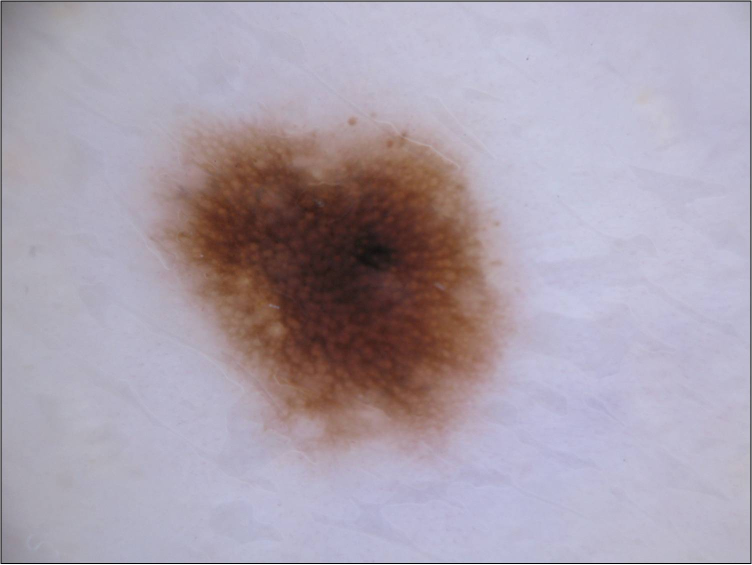
#> input picture IMA205 - Apprentissage pour l'image et la reconnaissance d'objets/TP2_Unsupervised_Learning/nevus.jpg, 1504 x 1129 px, found by its file name (shown at 1/2 size); its folder holds only this picture in this run
$ jupyter execute --allow-errors 2022_TP_Unsupervised_2_NMF_kmeans_Lucas_SOUSA.ipynb   (older library calls are emulated)
#> lines starting #> are read from the running program, lines starting #| are printed output that depends on the picture; after the words box and inside, x2 and y2 are one past the last pixel; in counts of white or black regions, pixels touching at a corner belong together
Lucas Oliveira Machado de Sousa

## Practical Session - Unsupervised Learning

This Practical session is about unsupervised learning. We will use the dimensionality reduction and clustering techniques presented this morning to analyze both toy examples and real images.

Please answer the questions and complete the code where you see (`XXXXXXXXXX`).

First let's load the functions we will use

[cell 1]
import numpy as np
import numpy.matlib
import math
import matplotlib.pyplot as plt
plt.close('all')

from sklearn.model_selection import train_test_split
from sklearn.neighbors import KNeighborsClassifier
from sklearn.decomposition import NMF
from sklearn.cluster import KMeans
from sklearn.decomposition import PCA
from sklearn.decomposition import FastICA

from scipy import linalg as LA
from scipy.stats import ortho_group
from scipy.stats import gennorm

from skimage.io import imread
from skimage.transform import resize
from skimage.transform import rescale
from skimage import img_as_bool

from mpl_toolkits.axes_grid1 import AxesGrid
from scipy.spatial.distance import dice
from skimage.measure import find_contours

from scipy.io import loadmat

# I - Dimensionnality reduction: NMF

## I - 1) Dataset

You will first work on the same face images as during the practical work 1.

Load the original images present in the files *'YaleB\_32x32.mat'*. This is a small part of the freely available Extended Yale Face Database B downloaded from http://www.cad.zju.edu.cn/home/dengcai/Data/FaceData.html. It contains 2414 cropped images resized to 32x32 pixels. Every image is represented as a vector 1x1024 and all images are stacked in a matrix called data. There are 38 subjects with around 64 near frontal images per individual under different illumination conditions. Once loaded and normalised the data, such that the pixels are between 0 and 1, you can plot images using the function *'imshow'*.

**Goal**

The goal of this part is to evaluate the performance of the dimensionality reduction techniques presented this morning for face recognition. We divide the data-set into two parts, training and test. For every dimensionality reduction technique, you will first extract a set of basis images from your training data-set. Then, you will project the test subjects in this new basis and use the nearest neighbor algorithm to evaluate the performance of the dimensionality reduction technique.

Let's load the data and define a function to plot the faces. If you do not remember how the dataset is constituted, please refer to the previous practical work.

[cell 2]
'''if 'google.colab' in str(get_ipython()):
  from google_drive_downloader import GoogleDriveDownloader as gdd
  gdd.download_file_from_google_drive(file_id='1rgICXtcIAgDqSoHnNXNZMD_iNABF3RZA',
  dest_path='./YaleB_32x32.mat')
else:
  print('You are not using Colab. Please define working_dir with the absolute' path to the folder where you downloaded the data')'''

# The google drive download isn't working, it looks like the file isn't shared to public

# Please modify working_dir only if you are using your Anaconda (and not Google Colab)
Working_directory="./"

#> (a cell that did not finish here is left out)

## I - 2) NNMF

Here you will test Non-negative Matrix factorization. The basis images of the training are in the matrix $W_{train}$ and the scores (or coefficients) to test the performance in $H_{train}$. The test scores are computed as $H_{test}=W_{train}^{-1}X_{test}$.

**Question**

1. Use the scikit-learn implementation to test the performance.
2. Plot the basis images and compare them with respect to the basis images obtained using PCA and ICA in the last practical work. What can you say ?
3. What about the performances of NNMF, i.e. computational time and classification accuracy ? Is it better or worse than the other methods ? Why ?
4. Do you think that it is a food idea to use a PCA before the NMF algorithm? Why?

**Answers:** \\
2. A basis $w_j$ represents part of the data and is either present ($h_i(j) > 0$) or not ($h_i(j) = 0$). In PCA or ICA, on the other hand, the basis reflect features of an image uniformly. \\
3. Comparing to the results obtained in the previous lab session, the NNMF obtains a better classification accuracy. NNMF is slower than PCA, but its speed can be improved by updating W several times before updating H. In this way you do not need to recompute $HH^T$ and $XH^T$.
4. No, because it'll make us lose the interpretability of the results of the NMF analysis (a basis won't represent part of the data anymore, since the data is projected in the PCA basis).

[cell 4]
# NNMF (scikit-learn implementation)
Ncomponents = 100
model = NMF(init='random', solver='mu', n_components=Ncomponents, tol=1e-3,max_iter=300, random_state=0)
#> (the rest of this cell did not finish here and is left out)

Implement your own implementation in `NNMFLecture` following the lecture slides. Complete the missing lines (`XXXXXXXXXX`)

[cell 5]
# [75 lines left out: function NNMFLecture, not called in this run]

[cell 6]
# NNMF (your own implementation)
Ncomponents = 100
#> (the rest of this cell did not finish here and is left out)

## I-3) ICA and NNMF in the presence of noise

We will now compare ICA and NNMF results in the presence of noise within the dataset. Please note that during the class on ICA, the dataset $X$ was assumed to be noiseless: we were looking for a decomposition such that $X = AS$, and not $X = AS + N$, where $N$ would be a noise term.

1. How do you think that ICA might behave in the presence of noise? You might in particular consider the case of a Gaussian noise N.
2. On the other hand, do you think that NNMF behaves better? If so, for what kind of noises?

**Answers**:
1. To perform ICA, we assume that all $s_j^T$ are not Gaussian, otherwise the matrices S and A can't be recovered, therefore ICA's  accuracy would be significantly reduced in the presence of a strong gaussian noise. \\
2. Yes, it'll probably behave better. The L2-norm used in the minimization problem in NNMF assumes additive Gaussian noise.

In the following, we will try to compare the behavior of ICA and NNMF in the presence of noise. Do the following:
- add some Gaussian noise to both the training and the testing dataset.
- apply both NNMF and ICA (the second architecture you implemented in the previous practical work) on the noisy dataset. For both, you can use 250 features.
- use the NN algorithm to classify the images from the features extracted from ICA and NNMF.

Redo the same for different noise levels. Plot a curve of the classification accuracy when either ICA or NNMF are used as pre-processing steps. Comment your results.

[cell 7]
sigmaTab = np.array([0,0.05,0.1,0.15,0.2,0.25,0.3,0.4,0.5])
scoreNMF = np.zeros(len(sigmaTab))
scoreICA = np.zeros(len(sigmaTab))
scoreICA1 = np.zeros(len(sigmaTab))

#> (the rest of this cell did not finish here and is left out)

[cell 8]
plt.figure(),plt.plot(sigmaTab,scoreNMF)
plt.plot(sigmaTab,scoreICA)
plt.legend(['NMF','ICA'])
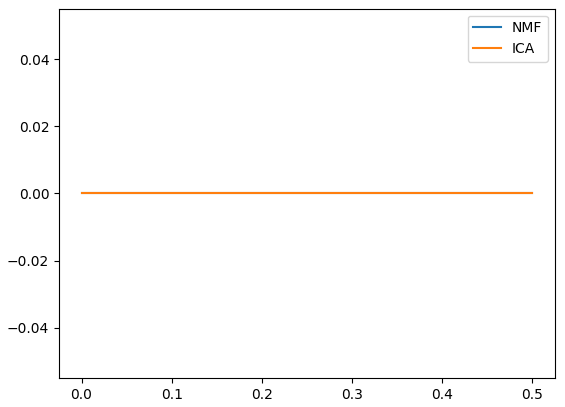
#> figure drawn by matplotlib, 1 panel

We can see that for weak and medium noise values the NMF is indeed better than ICA method. There's a sudden decrease in accuracy that happens much faster (relative to the noise variance) in the ICA than in the NMF, but when the noise is too string both methods fail similarly.

# II - Clustering: K-means

We will now work on the K-means algorithm. First, the K-means algorithm will be used to cluster the toy examples datasets of the first practical work. Then, it will be used to segment real images.

## II - 1) Toy examples

Let us first define the toy examples.

[cell 9]
def generate_scenario(scenario=3, n_samples0 = 100, n_samples1 = 30):

    y = np.concatenate((np.zeros([n_samples0,1]) , np.ones([n_samples1,1])) , axis=0)

    if scenario == 1:
        # Separate Gaussian
        mean0 = [2, 3]
        mean1 = [12, 14]
        cov0 = [[1, 1.5], [1.5 ,3]]
        cov1 = 2 ** 2 * np.eye(2)
        X0 = np.random.multivariate_normal(mean0, cov0, n_samples0, check_valid='raise')
        X1 = np.random.multivariate_normal(mean1, cov1, n_samples1, check_valid='raise')

    elif scenario == 2:
        # Overlapping Gaussian
        mean0 = [2, 3]
        mean1 = [5, 7]
        cov0 = [[1, 1.5], [1.5 ,3]]
        cov1 = [[2, 3], [3 ,6]]
        X0 = np.random.multivariate_normal(mean0, cov0, n_samples0, check_valid='raise')
        X1 = np.random.multivariate_normal(mean1, cov1, n_samples1, check_valid='raise')


    elif scenario == 3:
        # Overlapping Gaussian
        mean0 = [0, 0]
        mean1 = [0, 0]
        cov0 = [[50, 15], [15, 6]]#cov0 = [[50, 4], [4, 2]]
        cov1 = [[2, 0], [0 ,50]]#cov1 = [[2, 0], [0 ,50]]
        X0 = np.random.multivariate_normal(mean0, cov0, n_samples0, check_valid='raise')
        X1 = np.random.multivariate_normal(mean1, cov1, n_samples1, check_valid='raise')


    elif scenario == 4:
        # Circles
        # 1 circle
        angle0=np.linspace(0, 2 * np.pi, n_samples0);
        X0=np.vstack((8*np.cos(angle0) , 8*np.sin(angle0))).T

        # 2 circle
        angle1=np.linspace(0, 2 * np.pi, n_samples1);
        X1=np.vstack((2*np.cos(angle1) , 2*np.sin(angle1))).T

    return X0,X1,y

# [36 lines left out: function plotResults, not called in this run]


def frontiere(model, X, y, step=50):

    labels = np.unique(y)

    min_tot = np.min(X)
    max_tot = np.max(X)
    delta = (max_tot - min_tot) / step
    xx, yy = np.meshgrid(np.arange(min_tot, max_tot, delta),
                         np.arange(min_tot, max_tot, delta))
    z = np.array( model.predict(np.c_[xx.ravel(), yy.ravel() ]) )
    z = z.reshape(xx.shape)

    plt.imshow(z, origin='lower', extent=[min_tot, max_tot, min_tot, max_tot],
               interpolation="mitchell", cmap='RdBu')

    cbar = plt.colorbar(ticks=labels)
    cbar.ax.set_yticklabels(labels)

    plt.scatter(X[np.where(yKmeans == 0)[0],0],X[np.where(yKmeans == 0)[0],1],c='r', label='Predicted class 0')
    plt.scatter(X[np.where(yKmeans == 1)[0],0],X[np.where(yKmeans == 1)[0],1],c='b', label='Predicted class 1')

    plt.ylim([min_tot, max_tot])
    plt.xlim([min_tot, max_tot])

Now, create the data we will use.

[cell 10]
## Choose the scenarioIndex (value between 1 and 4)
scenarioIndex = 4
##

X0,X1,y = generate_scenario(scenario=scenarioIndex, n_samples0 = 350, n_samples1 = 350)
X=np.concatenate((X0,X1),axis=0)

plt.figure(figsize=(6, 6))
plt.scatter(X0[:,0],X0[:,1],c='r', label='Class 0')
plt.scatter(X1[:,0],X1[:,1],c='b', label='Class 1')
plt.title('Original data')
plt.legend()
plt.show()
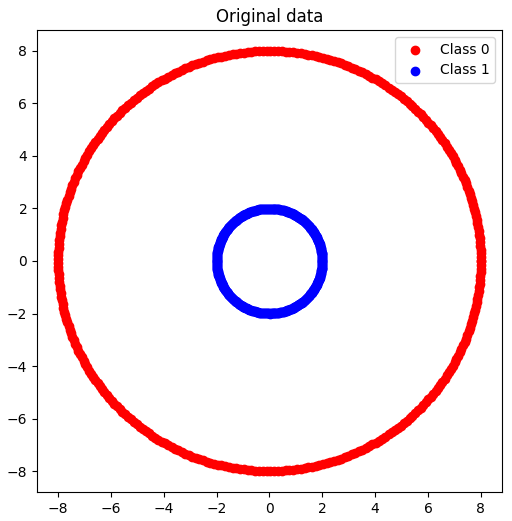
#> figure drawn by matplotlib, 1 panel

Use the K-means to find the different clusters in the dataset. K-means will be used on X and we will check whether it can well separate the two classes.

**Question:**
1. Does it work well in all scenarios ? Why ? Is it always easy to define the correct number of clusters ?

**Answers**: No, not always. As we can see in SKLearn User Guide, K-Means tries to minimize inertia, and "Inertia makes the assumption that clusters are convex and isotropic, which is not always the case. It responds poorly to elongated clusters, or manifolds with irregular shapes." \\
As for the number of clusters, it's not easy to define, but for harder cases there are some heuristics that could be used, such as the elbow method.

[cell 11]
## K-means
Ncluster= 2 # choose a number of clusters
kmeans=KMeans(n_clusters=Ncluster)
yKmeans=kmeans.fit_predict(X)

plt.figure(figsize=(17, 6))
plt.subplot(131)
plt.scatter(X[np.where(y == 0)[0],0],X[np.where(y == 0)[0],1],c='r', label='Class 0')
plt.scatter(X[np.where(y == 1)[0],0],X[np.where(y == 1)[0],1],c='b', label='Class 1')
plt.title('Original data')
plt.legend()

plt.subplot(132)
plt.scatter(X[np.where(yKmeans == 0)[0],0],X[np.where(yKmeans == 0)[0],1],c='r', label='Predicted class 0')
plt.scatter(X[np.where(yKmeans == 1)[0],0],X[np.where(yKmeans == 1)[0],1],c='b', label='Predicted class 1')
plt.title('K-Means')
plt.legend()

plt.subplot(133)
frontiere(kmeans, X, y, step=50)

plt.show()
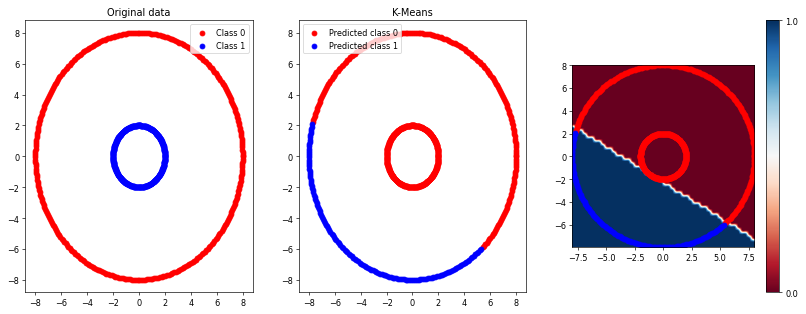
#> figure drawn by matplotlib, 4 panels

Now, implement your own K-means using the Lloyd's algorithm.

[cell 12]
def has_converged(muTab, prevMuTab, tol):
  muTab = np.array(muTab)
  prevMuTab = np.array(prevMuTab)
  return np.linalg.norm(muTab - prevMuTab) < tol

def assign_clusters(X, muTab):
  N = X.shape[0]
  distances = np.array([[np.linalg.norm(X[i,:] - mu) for mu in muTab] for i in range(N)])

  return np.argmin(distances, axis=1)

def compute_centers(X, K, yKmeans):
  muTab = []
  for idx in np.unique(yKmeans):
    muTab.append(np.mean(X[yKmeans == idx], axis=0))

  return muTab

def KMeansLecture(X,K=2,tol=1e-4):
#> called with X = array of shape (700, 2), K = 2, tol = 0.0001
  idx = np.random.choice(X.shape[0], K, replace=False)
  muTab = X[idx,:]
  prevMuTab = np.zeros(muTab.shape)

  while not has_converged(muTab, prevMuTab, tol):
    yKmeans = assign_clusters(X, muTab)
    prevMuTab = muTab
    muTab = compute_centers(X, K, yKmeans)

  return yKmeans,muTab

Now, test your K-means algorithm.

[cell 13]
## K-means
Ncluster= 2 # choose a number of clusters
yKmeans,muTab = KMeansLecture(X,K=Ncluster,tol=1e-4)

plt.figure(figsize=(17, 6))
plt.subplot(131)
plt.scatter(X[np.where(y == 0)[0],0],X[np.where(y == 0)[0],1],c='r', label='Class 0')
plt.scatter(X[np.where(y == 1)[0],0],X[np.where(y == 1)[0],1],c='b', label='Class 1')
plt.title('Original data')
plt.legend()

plt.subplot(132)
plt.scatter(X[np.where(yKmeans == 0)[0],0],X[np.where(yKmeans == 0)[0],1],c='r', label='Predicted class 0')
plt.scatter(X[np.where(yKmeans == 1)[0],0],X[np.where(yKmeans == 1)[0],1],c='b', label='Predicted class 1')
plt.title('K-Means')
plt.legend()
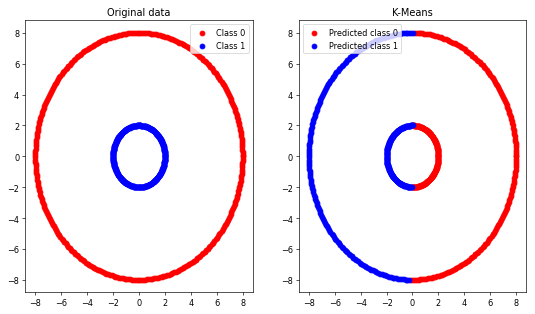
#> figure drawn by matplotlib, 2 panels

## II-2) K-means for skin lesion segmentation

In this section, you will use the K-means to segment skin lesion images. You will use two images from the ISIC dataset (www.isic-archive.com), one nevus and one melanoma with their respetive manual segmentation.

**Goal**

The goal of this section is to delineate the contours (i.e. segment) of the skin lesions using k-means.

Let's first load the data. The images are rescaled so that the computations are faster.

[cell 14]
'''if 'google.colab' in str(get_ipython()):
  from google_drive_downloader import GoogleDriveDownloader as gdd
  gdd.download_file_from_google_drive(file_id='1_TeYzLLDoKbPX4xXAOAM_mQiT2nLHgvp',
  dest_path='./data/nevus.jpg')
  gdd.download_file_from_google_drive(file_id='1iQZdUiuK_FwZ7mik7LB3eN_H_IUc5l7b',
  dest_path='./data/nevus-seg.jpg')
  gdd.download_file_from_google_drive(file_id='1yZ46UzGhwO7g5T8397JpewBl6UqgRo5J',
  dest_path='./data/melanoma.jpg')
  gdd.download_file_from_google_drive(file_id='1B2Ol92mBcHN6ah3bpoucBbBbHkPMGC8D',
  dest_path='./data/melanoma-seg.png')
else:
  print('You are not using Colab. Please define working_dir with the absolute path to the folder where you downloaded the data')
'''
# Please modify working_dir only if you are using your Anaconda (and not Google Colab)
Working_directory="./data/"

# Nevus
nevus = imread(Working_directory + 'nevus.jpg')
#> nevus is the input picture: shape (1129, 1504, 3); mean R, G, B 170.3, 160.3, 173.1
nevus=nevus[2:-2,2:-2,:] # remove border (it contains artifacts)
#> nevus: shape (1125, 1500, 3)
#> (the rest of this cell did not finish here and is left out)

**Questions**

1. Before running K-means, please answer this question. How many classes $K$ should you look for ? Would you use the same $K$ for both images ? Why ?

2. Run the following code for both images. Try to choose different channels (among the channels Red, Green and Blue) and different number of clusters $K$. Which is the best choice in terms of channel and number of classes ? You can use the [Dice score](https://en.wikipedia.org/wiki/S%C3%B8rensen%E2%80%93Dice_coefficient) to quantitatively compare your mask and the manual segmentation. Comment the results with respect to the previous answer.

The dice score (or dice similarity) between two binary masks is defined as $\frac{2TP}{2TP + FP + FN}$ and it ranges between 0 (completely different) and 1 (perfectly equal).

3. Propose a way to automatically select the class (or unions of classes) representing the skin lesion and not the skin. (You don't need to implement it, just explain how you would do it).

4. In K-means, we recompute the average at each iteration. The average is not constrained to be one of the original observations. It is usually an *interpolation* of the original observations. How would you change the Lloyd's algorithm to constrain the average to always be one of the original observations ?

**Answers:** \\
1. For the nevus images it's clearly two classes (one for the areas where the skin is darker and one for the normal areas of the skin). For the melanoma, probably K=3 would be better, since the red part should be part of the segmentation and its color is closer to the color of the skin than to the color of the lesion. \\
2. Nevus with K=2 gives us a dice score of 67.3%, 78.9% and 83.0% for the channels red, green and blue, respectively, so the best channel to be used is the blue one. \\
For melanoma, the best result was achieved with K=3 using the green channel, with a dice score of around 70.5%. With the other channels or with K=2, the result obtained was a dice score around 50%. \\
3. In these two cases, the simplest solution would be to choose the area with the darker mean color. \\
4. We could add a step where, after computing the center of the cluster, we check again the distance from this center to each of the points of the cluster. The point closer to this average center would be the actual center.

[cell 15]
## NEVUS
# Select a channel (0 for Red, 1 for Green and 2 for Blue)
channel=1
#> channel = 1
##
nevusB = nevus[:,:,channel]
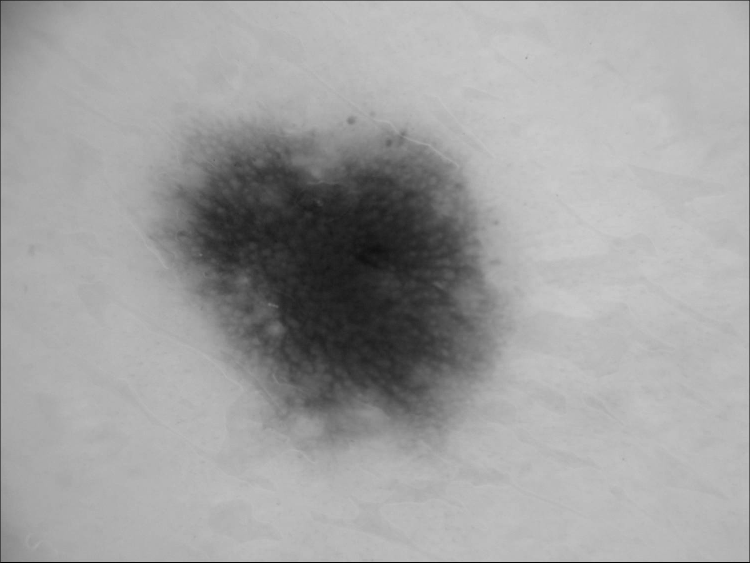
#> nevusB: shape (1125, 1500) (shown at 1/2 size); min 0, max 204, mean 160.5

# Select the number of cluster K to look for
K= 2 # choose a number of clusters
##
kmeans=KMeans(n_clusters=K, random_state=1)
labels=kmeans.fit_predict(nevusB.reshape(-1,1))
labels=np.reshape(labels,(nevusB.shape[0],nevusB.shape[1]))
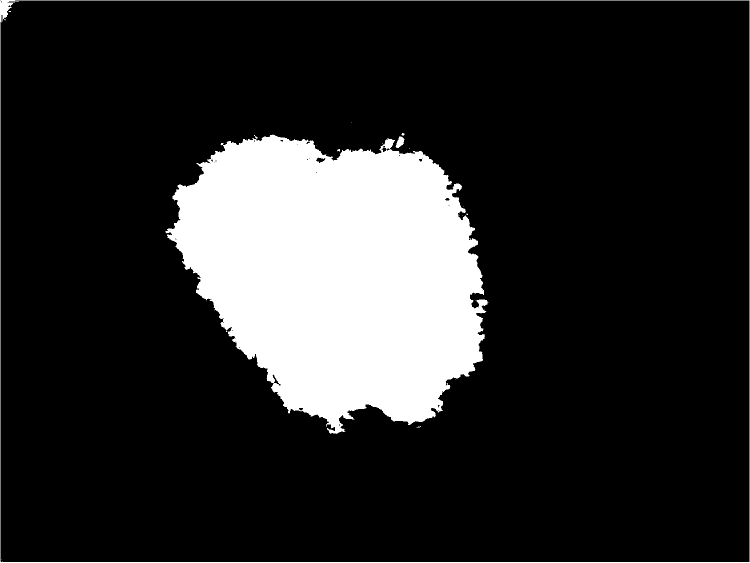
#> labels: shape (1125, 1500) int32 (shown at 1/2 size); values 0 (black) and 1 (white), 16.3% white; 22 white regions (16 under 20 px), largest, box (x1, y1, x2, y2) and area: (331, 269, 977, 868) 268974, (0, 0, 1500, 1125) 5891, (791, 273, 809, 296) 249, (803, 266, 809, 271) 24, (674, 298, 680, 304) 22, (508, 270, 515, 278) 21

# Depending on the number of classes K, K-means returns one integer per pixel
# which indicates the number of the cluster.
# Choose the integer to use as mask between 0 and K-1
index =1
mask=labels==index ## choose which label should be

contourMask = find_contours(mask, 0.5)
#> contourMask = 66 point arrays, longest 5377 points
#> (the rest of this cell did not finish here and is left out)
